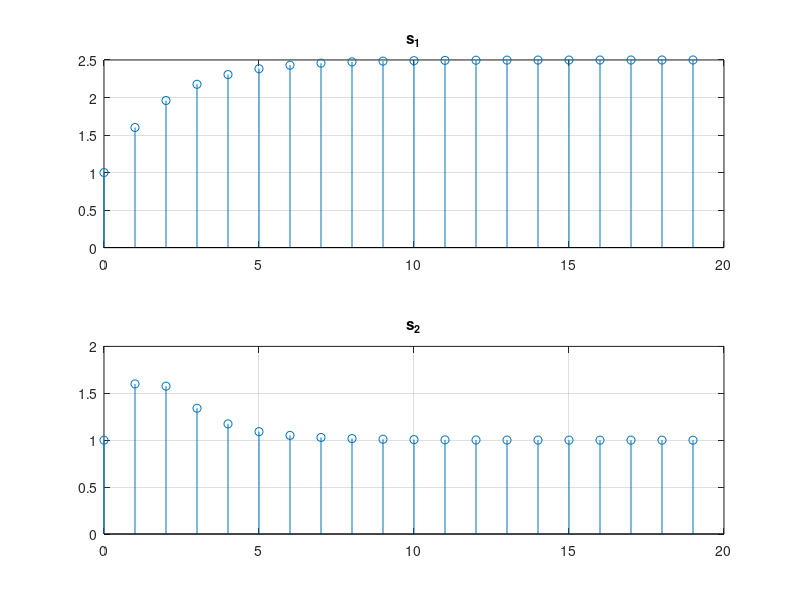

This chart was generated by the following MATLAB code:
clc; clear; close('all');

n = 0:19;
u = ones(1, 20);

s1 = filter(1, [1, -3/5], u);

s2 = ones(1, 20);
for i = 1:19
    s2(i+1) = (3/5)^i * s2(i) + u(i+1);
end

figure;
subplot(2,1,1);
stem(n, s1);
title('s_1'); grid('on');
subplot(2,1,2);
stem(n, s2);
title('s_2'); grid('on');
